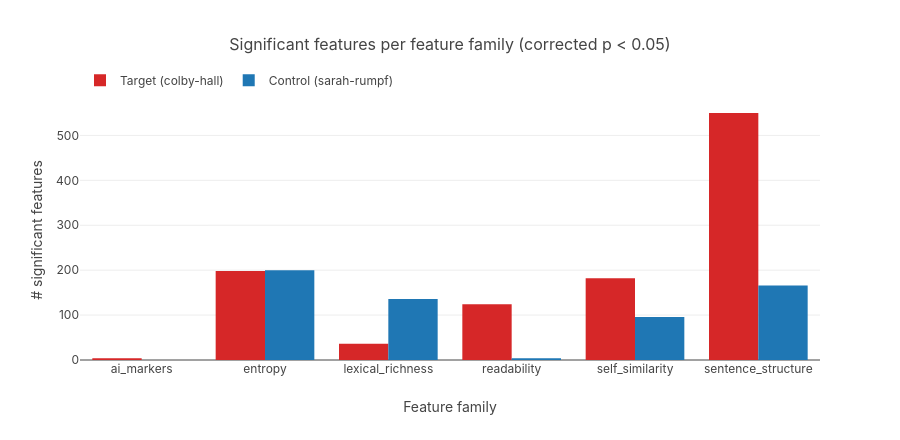

This figure's notebook cell:
### Code cell
"""Per-feature-family contrast: target sig-count vs control sig-count.

For each of the six feature families (`ai_markers`, `entropy`,
`lexical_richness`, `readability`, `self_similarity`, `sentence_structure`),
count significant features per side using each author's
`_hypothesis_tests.json` (corrected_p_value < 0.05 AND `significant` == True).
"""

from forensics.analysis.feature_families import FEATURE_FAMILIES

FAMILIES_ORDERED = [
    "ai_markers",
    "entropy",
    "lexical_richness",
    "readability",
    "self_similarity",
    "sentence_structure",
]


def _family_sig_counts(slug: str) -> dict[str, int]:
    p = paths.hypothesis_tests_json(slug)
    counts = dict.fromkeys(FAMILIES_ORDERED, 0)
    if not p.is_file():
        return counts
    rows = json.loads(p.read_text(encoding="utf-8"))
    if not rows:
        return counts
    df = pl.DataFrame(rows)
    if df.is_empty() or "feature_name" not in df.columns:
        return counts
    sig = df.filter(
        (pl.col("corrected_p_value") < 0.05) & (pl.col("significant") == True)  # noqa: E712
    )
    if sig.is_empty():
        return counts
    family_col = sig["feature_name"].map_elements(
        lambda f: FEATURE_FAMILIES.get(f, "unknown"), return_dtype=pl.Utf8
    )
    sig = sig.with_columns(family_col.alias("family"))
    grouped = sig.group_by("family").agg(pl.len().alias("n"))
    for row in grouped.iter_rows(named=True):
        if row["family"] in counts:
            counts[row["family"]] = int(row["n"])
    return counts


target_counts = _family_sig_counts(target_slug)
control_counts = _family_sig_counts(control_slug)

fig = go.Figure()
fig.add_trace(
    go.Bar(
        x=FAMILIES_ORDERED,
        y=[target_counts[f] for f in FAMILIES_ORDERED],
        name=f"Target ({target_slug})",
        marker_color="#d62728",
    )
)
fig.add_trace(
    go.Bar(
        x=FAMILIES_ORDERED,
        y=[control_counts[f] for f in FAMILIES_ORDERED],
        name=f"Control ({control_slug})",
        marker_color="#1f77b4",
    )
)
fig.update_layout(
    title="Significant features per feature family (corrected p < 0.05)",
    barmode="group",
    yaxis_title="# significant features",
    xaxis_title="Feature family",
    height=440,
)
fig.show()

### Figure 1 — Plotly figure (JSON) as saved in the notebook; plotly's stock layout.template omitted (floating-point values rounded to 4 significant figures)
{"data": [{"marker": {"color": "#d62728"}, "name": "Target (colby-hall)", "type": "bar", "x": ["ai_markers", "entropy", "lexical_richness", "readability", "self_similarity", "sentence_structure"], "y": [4, 198, 36, 124, 182, 550]}, {"marker": {"color": "#1f77b4"}, "name": "Control (sarah-rumpf)", "type": "bar", "x": ["ai_markers", "entropy", "lexical_richness", "readability", "self_similarity", "sentence_structure"], "y": [0, 200, 136, 4, 96, 166]}], "layout": {"barmode": "group", "height": 440, "title": {"text": "Significant features per feature family (corrected p < 0.05)"}, "xaxis": {"title": {"text": "Feature family"}}, "yaxis": {"title": {"text": "# significant features"}}}}
